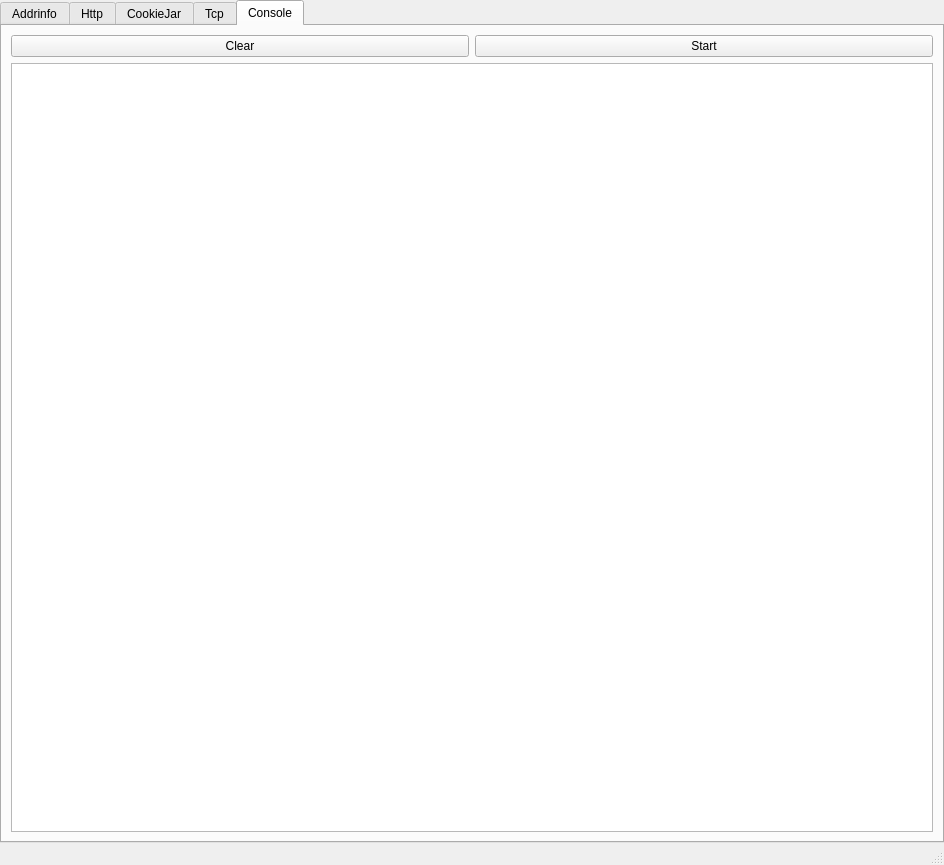
<?xml version="1.0" encoding="UTF-8"?>
<ui version="4.0">
 <class>MainWindow</class>
 <widget class="QMainWindow" name="MainWindow">
  <property name="geometry">
   <rect>
    <x>0</x>
    <y>0</y>
    <width>944</width>
    <height>865</height>
   </rect>
  </property>
  <property name="windowTitle">
   <string>Test Qt Platform</string>
  </property>
  <widget class="QWidget" name="centralwidget">
   <layout class="QHBoxLayout" name="horizontalLayout">
    <property name="leftMargin">
     <number>0</number>
    </property>
    <property name="topMargin">
     <number>0</number>
    </property>
    <property name="rightMargin">
     <number>0</number>
    </property>
    <property name="bottomMargin">
     <number>0</number>
    </property>
    <item>
     <widget class="QTabWidget" name="tabWidget">
      <property name="currentIndex">
       <number>4</number>
      </property>
      <widget class="QWidget" name="tab">
       <attribute name="title">
        <string>Addrinfo</string>
       </attribute>
       <layout class="QVBoxLayout" name="verticalLayout">
        <item>
         <layout class="QHBoxLayout" name="horizontalLayout_2">
          <item>
           <widget class="QLabel" name="label">
            <property name="text">
             <string>Hostname:</string>
            </property>
           </widget>
          </item>
          <item>
           <widget class="QLineEdit" name="addrinfoEdit"/>
          </item>
          <item>
           <widget class="QPushButton" name="addrinfoButton">
            <property name="text">
             <string>getaddrinfo</string>
            </property>
           </widget>
          </item>
         </layout>
        </item>
        <item>
         <widget class="QListWidget" name="addrinfoListWidget"/>
        </item>
       </layout>
      </widget>
      <widget class="QWidget" name="tab_2">
       <attribute name="title">
        <string>Http</string>
       </attribute>
       <layout class="QVBoxLayout" name="verticalLayout_2">
        <item>
         <layout class="QHBoxLayout" name="horizontalLayout_3">
          <item>
           <widget class="QLabel" name="label_2">
            <property name="text">
             <string>Method:</string>
            </property>
           </widget>
          </item>
          <item>
           <widget class="QComboBox" name="httpMethodBox">
            <property name="frame">
             <bool>true</bool>
            </property>
            <item>
             <property name="text">
              <string>GET</string>
             </property>
            </item>
            <item>
             <property name="text">
              <string>POST</string>
             </property>
            </item>
            <item>
             <property name="text">
              <string>HEAD</string>
             </property>
            </item>
            <item>
             <property name="text">
              <string>DELETE</string>
             </property>
            </item>
           </widget>
          </item>
          <item>
           <widget class="QLabel" name="label_3">
            <property name="text">
             <string>Url:</string>
            </property>
           </widget>
          </item>
          <item>
           <widget class="QLineEdit" name="httpUrlEdit">
            <property name="text">
             <string>https://httpbin.org/get</string>
            </property>
           </widget>
          </item>
          <item>
           <widget class="QToolButton" name="httpPayloadButton">
            <property name="text">
             <string>payload...</string>
            </property>
           </widget>
          </item>
          <item>
           <widget class="QPushButton" name="httpSendButton">
            <property name="text">
             <string>Send</string>
            </property>
           </widget>
          </item>
         </layout>
        </item>
        <item>
         <widget class="QLabel" name="label_4">
          <property name="text">
           <string>Request header:</string>
          </property>
         </widget>
        </item>
        <item>
         <widget class="QListWidget" name="httpRequestHeadersWidget"/>
        </item>
        <item>
         <widget class="QLabel" name="label_5">
          <property name="text">
           <string>Reply headers:</string>
          </property>
         </widget>
        </item>
        <item>
         <widget class="QListWidget" name="httpReplyHeadersWidget"/>
        </item>
        <item>
         <layout class="QHBoxLayout" name="horizontalLayout_4" stretch="1,0,0">
          <item>
           <widget class="QLabel" name="label_6">
            <property name="text">
             <string>Content:</string>
            </property>
           </widget>
          </item>
          <item>
           <widget class="QPushButton" name="httpProxyButton">
            <property name="text">
             <string>Proxy</string>
            </property>
           </widget>
          </item>
          <item>
           <widget class="QPushButton" name="httpSaveButton">
            <property name="text">
             <string>Save</string>
            </property>
           </widget>
          </item>
         </layout>
        </item>
        <item>
         <widget class="QTextBrowser" name="httpContentBroswer"/>
        </item>
        <item>
         <widget class="QLabel" name="httpImageLabel">
          <property name="text">
           <string/>
          </property>
         </widget>
        </item>
       </layout>
      </widget>
      <widget class="QWidget" name="tab_3">
       <attribute name="title">
        <string>CookieJar</string>
       </attribute>
       <layout class="QVBoxLayout" name="verticalLayout_3">
        <item>
         <widget class="QTreeWidget" name="cookieWidget">
          <property name="autoExpandDelay">
           <number>-1</number>
          </property>
          <property name="indentation">
           <number>25</number>
          </property>
          <column>
           <property name="text">
            <string>Domain</string>
           </property>
          </column>
          <column>
           <property name="text">
            <string>Path</string>
           </property>
          </column>
          <column>
           <property name="text">
            <string>Key</string>
           </property>
          </column>
          <column>
           <property name="text">
            <string>Value</string>
           </property>
          </column>
         </widget>
        </item>
       </layout>
      </widget>
      <widget class="QWidget" name="tab_4">
       <attribute name="title">
        <string>Tcp</string>
       </attribute>
       <layout class="QVBoxLayout" name="verticalLayout_5">
        <item>
         <widget class="QGroupBox" name="groupBox">
          <property name="title">
           <string>Echo Server</string>
          </property>
          <layout class="QHBoxLayout" name="horizontalLayout_5">
           <item>
            <widget class="QLabel" name="label_7">
             <property name="text">
              <string>Bound:</string>
             </property>
            </widget>
           </item>
           <item>
            <widget class="QLineEdit" name="tcpEchoEdit">
             <property name="text">
              <string>0.0.0.0:11451</string>
             </property>
            </widget>
           </item>
           <item>
            <widget class="QPushButton" name="tcpEchoButton">
             <property name="text">
              <string>Start</string>
             </property>
            </widget>
           </item>
          </layout>
         </widget>
        </item>
        <item>
         <widget class="QGroupBox" name="groupBox_2">
          <property name="title">
           <string>Client to test</string>
          </property>
          <layout class="QVBoxLayout" name="verticalLayout_4">
           <item>
            <layout class="QHBoxLayout" name="horizontalLayout_6">
             <item>
              <widget class="QLabel" name="label_8">
               <property name="text">
                <string>Server:</string>
               </property>
              </widget>
             </item>
             <item>
              <widget class="QLineEdit" name="tcpTestEdit">
               <property name="text">
                <string>127.0.0.1:11451</string>
               </property>
              </widget>
             </item>
             <item>
              <widget class="QPushButton" name="tcpTestButton">
               <property name="text">
                <string>Connect and test</string>
               </property>
              </widget>
             </item>
            </layout>
           </item>
           <item>
            <layout class="QHBoxLayout" name="horizontalLayout_7">
             <item>
              <widget class="QLabel" name="label_10">
               <property name="text">
                <string>DataSize:</string>
               </property>
              </widget>
             </item>
             <item>
              <widget class="QSpinBox" name="tcpDataSizeBox">
               <property name="minimum">
                <number>1</number>
               </property>
               <property name="maximum">
                <number>25565</number>
               </property>
               <property name="value">
                <number>200</number>
               </property>
              </widget>
             </item>
             <item>
              <widget class="QLabel" name="label_11">
               <property name="text">
                <string>Count:</string>
               </property>
              </widget>
             </item>
             <item>
              <widget class="QSpinBox" name="tcpCountBox">
               <property name="minimum">
                <number>1</number>
               </property>
              </widget>
             </item>
             <item>
              <widget class="QLabel" name="label_12">
               <property name="text">
                <string>Timeout:</string>
               </property>
              </widget>
             </item>
             <item>
              <widget class="QSpinBox" name="tcoTimeoutBox">
               <property name="minimum">
                <number>100</number>
               </property>
               <property name="maximum">
                <number>10000</number>
               </property>
               <property name="value">
                <number>1000</number>
               </property>
              </widget>
             </item>
             <item>
              <widget class="QCheckBox" name="tcpRandomBox">
               <property name="text">
                <string>Random Data</string>
               </property>
              </widget>
             </item>
            </layout>
           </item>
           <item>
            <widget class="QLabel" name="label_9">
             <property name="text">
              <string>Log:</string>
             </property>
            </widget>
           </item>
           <item>
            <widget class="QListWidget" name="tcpLogWidget"/>
           </item>
          </layout>
         </widget>
        </item>
       </layout>
      </widget>
      <widget class="QWidget" name="tab_5">
       <attribute name="title">
        <string>Console</string>
       </attribute>
       <layout class="QVBoxLayout" name="verticalLayout_6">
        <item>
         <layout class="QHBoxLayout" name="horizontalLayout_8">
          <item>
           <widget class="QPushButton" name="consoleClearButton">
            <property name="text">
             <string>Clear</string>
            </property>
           </widget>
          </item>
          <item>
           <widget class="QPushButton" name="consoleStartButton">
            <property name="text">
             <string>Start</string>
            </property>
           </widget>
          </item>
         </layout>
        </item>
        <item>
         <widget class="QListWidget" name="consoleListWidget"/>
        </item>
       </layout>
      </widget>
     </widget>
    </item>
   </layout>
  </widget>
  <widget class="QMenuBar" name="menubar">
   <property name="geometry">
    <rect>
     <x>0</x>
     <y>0</y>
     <width>944</width>
     <height>23</height>
    </rect>
   </property>
  </widget>
  <widget class="QStatusBar" name="statusbar"/>
 </widget>
 <resources/>
 <connections>
  <connection>
   <sender>addrinfoEdit</sender>
   <signal>returnPressed()</signal>
   <receiver>addrinfoButton</receiver>
   <slot>click()</slot>
   <hints>
    <hint type="sourcelabel">
     <x>306</x>
     <y>75</y>
    </hint>
    <hint type="destinationlabel">
     <x>575</x>
     <y>75</y>
    </hint>
   </hints>
  </connection>
  <connection>
   <sender>httpUrlEdit</sender>
   <signal>returnPressed()</signal>
   <receiver>httpSendButton</receiver>
   <slot>click()</slot>
   <hints>
    <hint type="sourcelabel">
     <x>459</x>
     <y>75</y>
    </hint>
    <hint type="destinationlabel">
     <x>881</x>
     <y>75</y>
    </hint>
   </hints>
  </connection>
  <connection>
   <sender>consoleClearButton</sender>
   <signal>clicked()</signal>
   <receiver>consoleListWidget</receiver>
   <slot>clear()</slot>
   <hints>
    <hint type="sourcelabel">
     <x>239</x>
     <y>65</y>
    </hint>
    <hint type="destinationlabel">
     <x>470</x>
     <y>456</y>
    </hint>
   </hints>
  </connection>
 </connections>
</ui>
